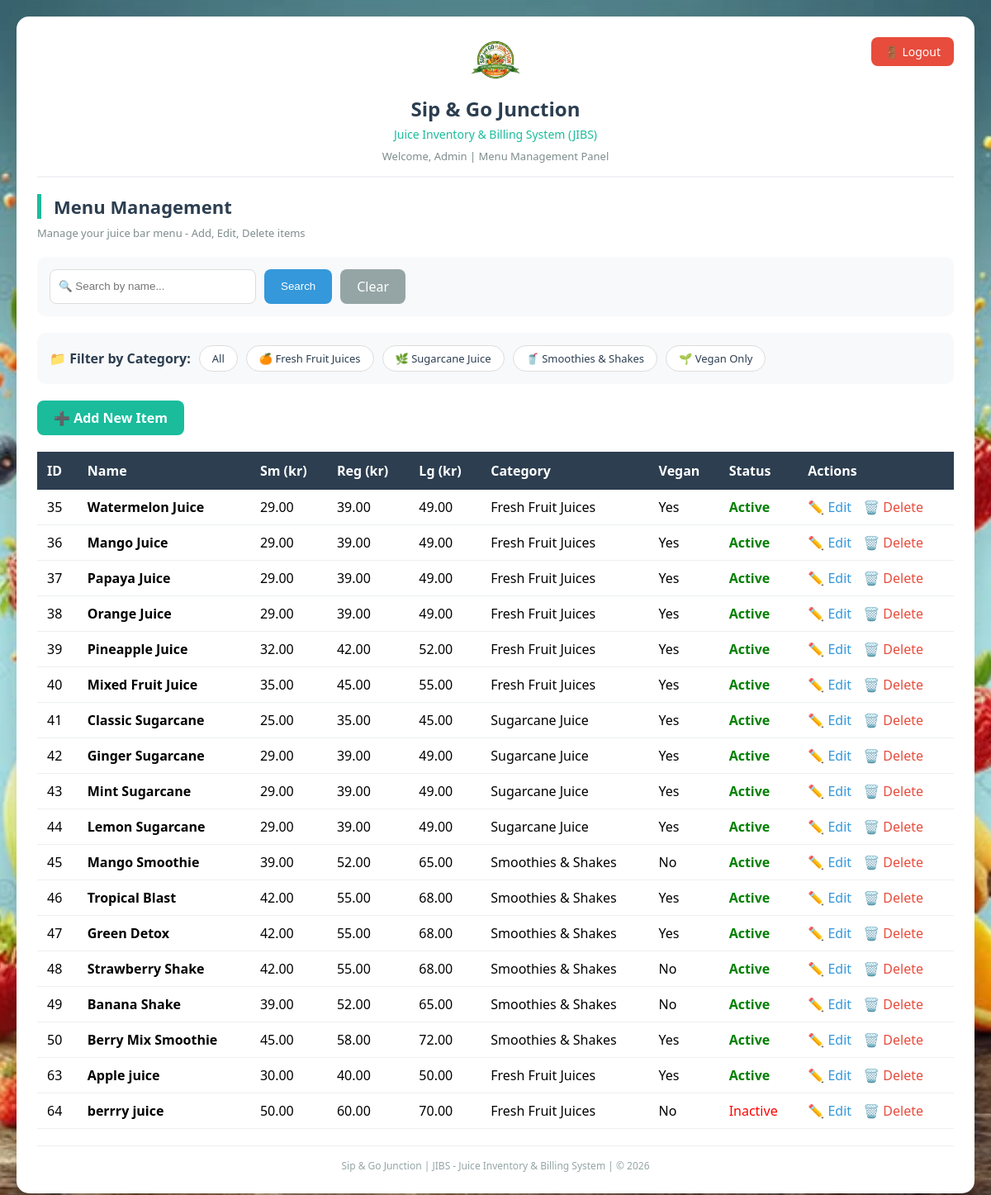
Page /admin/menu (signed in) on the committed database.
### tables this page shows
CREATE TABLE tblMenuItem (
        ItemID INTEGER PRIMARY KEY AUTOINCREMENT,
        Name TEXT NOT NULL,
        PriceSm INTEGER NOT NULL,
        PriceReg INTEGER NOT NULL,
        PriceLg INTEGER NOT NULL,
        IsVegan BOOLEAN DEFAULT TRUE,
        Category TEXT NOT NULL,
        IsActive BOOLEAN DEFAULT TRUE
    );

### menu_app.py (the view)
@app.route('/admin/menu')
@login_required
def list_menu():
    conn = get_db()
    cursor = conn.cursor()
    category = request.args.get('category')
    search = request.args.get('search')
    vegan = request.args.get('vegan')
    if category:
        cursor.execute("SELECT ItemID, Name, PriceSm, PriceReg, PriceLg, Category, IsVegan, IsActive FROM tblMenuItem WHERE Category = ?", (category,))
    elif search:
        cursor.execute("SELECT ItemID, Name, PriceSm, PriceReg, PriceLg, Category, IsVegan, IsActive FROM tblMenuItem WHERE Name LIKE ?", (f'%{search}%',))
    elif vegan:
        cursor.execute("SELECT ItemID, Name, PriceSm, PriceReg, PriceLg, Category, IsVegan, IsActive FROM tblMenuItem WHERE IsVegan = 1")
    else:
        cursor.execute("SELECT ItemID, Name, PriceSm, PriceReg, PriceLg, Category, IsVegan, IsActive FROM tblMenuItem")
    items = cursor.fetchall()
    conn.close()
    return render_template('menu_list.html', items=items)

### menu_app.py (called while the page is built)
def get_db():
    return sqlite3.connect('menu.db')

def login_required(f):
    @wraps(f)
    def wrapper(*args, **kwargs):
        if not session.get('admin_logged_in'):
            return redirect(url_for('admin_login'))
        return f(*args, **kwargs)
    return wrapper

### templates/menu_list.html (shortened to what this page needs)
<!DOCTYPE html>
<html>
<head>
</head>
<body>
    <div class="container">
        <div class="header">
            <a href="/admin/logout" class="logout-btn" onclick="return confirm('Logout from admin panel?')">🚪 Logout</a>
            <div class="logo-container">
                <img src="/static/logo.jpg" alt="Sip & Go Logo" class="logo">
            </div>
            <div class="shop-name">Sip & Go Junction</div>
            <div class="system-name">Juice Inventory & Billing System (JIBS)</div>
            <div class="welcome">Welcome, Admin | Menu Management Panel</div>
        </div>
        <h1> Menu Management</h1>
        <div class="subtitle">Manage your juice bar menu - Add, Edit, Delete items</div>
        <div class="search-box">
            <form method="GET" action="/admin/menu">
                <input type="text" name="search" placeholder="🔍 Search by name..." value="{{ request.args.get('search', '') }}">
                <button type="submit">Search</button>
                <a href="/admin/menu">Clear</a>
            </form>
        </div>
        <div class="filter">
            <strong>📁 Filter by Category:</strong>
            <a href="/admin/menu">All</a>
            <a href="/admin/menu?category=Fresh%20Fruit%20Juices">🍊 Fresh Fruit Juices</a>
            <a href="/admin/menu?category=Sugarcane%20Juice">🌿 Sugarcane Juice</a>
            <a href="/admin/menu?category=Smoothies%20%26%20Shakes">🥤 Smoothies & Shakes</a>
            <a href="/admin/menu?vegan=1">🌱 Vegan Only</a>
        </div>
        <a href="/admin/menu/add" class="add-btn">➕ Add New Item</a>
        <div class="table-wrapper">
            {% if items %}
            <table>
                <thead>
                    <tr>
                        <th>ID</th>
                        <th>Name</th>
                        <th>Sm (kr)</th>
                        <th>Reg (kr)</th>
                        <th>Lg (kr)</th>
                        <th>Category</th>
                        <th>Vegan</th>
                        <th>Status</th>
                        <th>Actions</th>
                    </tr>
                </thead>
                <tbody>
                    {% for item in items %}
                    <tr>
                        <td>{{ item[0] }}</td>
                        <td><strong>{{ item[1] }}</strong></td>
                        <td>{{ "%.2f"|format(item[2] / 100) }}</td>
                        <td>{{ "%.2f"|format(item[3] / 100) }}</td>
                        <td>{{ "%.2f"|format(item[4] / 100) }}</td>
                        <td>{{ item[5] }}</td>
                        <td>{{ "Yes" if item[6] else "No" }}</td>
                        <td class="{{ 'active' if item[7] else 'inactive' }}">{{ "Active" if item[7] else "Inactive" }}</td>
                        <td>
                            <a href="/admin/menu/edit/{{ item[0] }}" class="edit-link">✏️ Edit</a>
                            <a href="/admin/menu/delete/{{ item[0] }}" class="delete-link" onclick="return confirm('Delete this item?')">🗑️ Delete</a>
                        </td>
                    </tr>
                    {% endfor %}
                </tbody>
            </table>
            {% else %}
            <div class="empty-message">
                <p>🍹 No menu items found.</p>
                <p>Click "Add New Item" to create your first menu item.</p>
            </div>
            {% endif %}
        </div>
        <div class="footer">
            Sip & Go Junction | JIBS - Juice Inventory & Billing System | © 2026
        </div>
    </div>
</body>
</html>

### templates/menu_list.html (style rules this page uses)
* { margin: 0; padding: 0; box-sizing: border-box; }
body { font-family: 'Segoe UI', Tahoma, Geneva, Verdana, sans-serif; background-image: url('/static/menu-bg.jpg'); background-size: cover; background-attachment: fixed; background-position: center; min-height: 100vh; padding: 20px; }
.container { max-width: 1400px; margin: 0 auto; background: white; border-radius: 15px; box-shadow: 0 10px 30px rgba(0,0,0,0.2); padding: 25px; }
.logo-container { text-align: center; margin-bottom: 10px; }
.logo { max-width: 100px; height: auto; border-radius: 10px; }
.header { position: relative; text-align: center; margin-bottom: 20px; padding-bottom: 15px; border-bottom: 2px solid #f0f2f5; }
.logout-btn { position: absolute; top: 0; right: 0; background: #e74c3c; color: white; text-decoration: none; padding: 8px 16px; border-radius: 8px; font-size: 14px; }
.shop-name { font-size: 24px; font-weight: bold; color: #2c3e50; }
.system-name { font-size: 14px; color: #1abc9c; margin-top: 5px; }
.welcome { font-size: 13px; color: #7f8c8d; margin-top: 8px; }
h1 { color: #2c3e50; margin-bottom: 8px; border-left: 5px solid #1abc9c; padding-left: 15px; font-size: 22px; }
.subtitle { color: #7f8c8d; margin-bottom: 20px; font-size: 13px; }
.search-box { background: #f8f9fa; padding: 15px; border-radius: 10px; margin-bottom: 20px; }
.search-box form { display: flex; gap: 10px; flex-wrap: wrap; }
.search-box input { padding: 10px; border: 1px solid #ddd; border-radius: 8px; width: 250px; }
.search-box button { background: #3498db; color: white; border: none; padding: 10px 20px; border-radius: 8px; cursor: pointer; }
.search-box a { background: #95a5a6; color: white; text-decoration: none; padding: 10px 20px; border-radius: 8px; }
.filter { background: #f8f9fa; padding: 15px; border-radius: 10px; margin-bottom: 20px; display: flex; gap: 10px; flex-wrap: wrap; align-items: center; }
.filter strong { color: #2c3e50; }
.filter a { text-decoration: none; padding: 6px 15px; background: white; border: 1px solid #ddd; border-radius: 20px; color: #2c3e50; font-size: 13px; }
.add-btn { display: inline-block; background: #1abc9c; color: white; text-decoration: none; padding: 10px 20px; border-radius: 8px; margin-bottom: 20px; font-weight: bold; }
.table-wrapper { overflow-x: auto; }
table { width: 100%; border-collapse: collapse; background: white; }
th { background: #2c3e50; color: white; padding: 12px; text-align: left; }
td { padding: 10px 12px; border-bottom: 1px solid #ecf0f1; }
.active { color: green; font-weight: bold; }
.inactive { color: red; }
.edit-link { color: #3498db; text-decoration: none; margin-right: 10px; }
.delete-link { color: #e74c3c; text-decoration: none; }
.footer { text-align: center; margin-top: 20px; padding-top: 15px; border-top: 1px solid #ecf0f1; color: #95a5a6; font-size: 12px; }

### rows in the picture
tblMenuItem: ItemID "35", Name "Watermelon Juice", item[2]/100 "29.00", item[3]/100 "39.00", item[4]/100 "49.00", Category "Fresh Fruit Juices", IsVegan "Yes", IsActive "Active"
tblMenuItem: ItemID "36", Name "Mango Juice", item[2]/100 "29.00", item[3]/100 "39.00", item[4]/100 "49.00", Category "Fresh Fruit Juices", IsVegan "Yes", IsActive "Active"
tblMenuItem: ItemID "37", Name "Papaya Juice", item[2]/100 "29.00", item[3]/100 "39.00", item[4]/100 "49.00", Category "Fresh Fruit Juices", IsVegan "Yes", IsActive "Active"
tblMenuItem: ItemID "38", Name "Orange Juice", item[2]/100 "29.00", item[3]/100 "39.00", item[4]/100 "49.00", Category "Fresh Fruit Juices", IsVegan "Yes", IsActive "Active"
tblMenuItem: ItemID "39", Name "Pineapple Juice", item[2]/100 "32.00", item[3]/100 "42.00", item[4]/100 "52.00", Category "Fresh Fruit Juices", IsVegan "Yes", IsActive "Active"
tblMenuItem: ItemID "40", Name "Mixed Fruit Juice", item[2]/100 "35.00", item[3]/100 "45.00", item[4]/100 "55.00", Category "Fresh Fruit Juices", IsVegan "Yes", IsActive "Active"
tblMenuItem: ItemID "41", Name "Classic Sugarcane", item[2]/100 "25.00", item[3]/100 "35.00", item[4]/100 "45.00", Category "Sugarcane Juice", IsVegan "Yes", IsActive "Active"
tblMenuItem: ItemID "42", Name "Ginger Sugarcane", item[2]/100 "29.00", item[3]/100 "39.00", item[4]/100 "49.00", Category "Sugarcane Juice", IsVegan "Yes", IsActive "Active"
tblMenuItem: ItemID "43", Name "Mint Sugarcane", item[2]/100 "29.00", item[3]/100 "39.00", item[4]/100 "49.00", Category "Sugarcane Juice", IsVegan "Yes", IsActive "Active"
tblMenuItem: ItemID "44", Name "Lemon Sugarcane", item[2]/100 "29.00", item[3]/100 "39.00", item[4]/100 "49.00", Category "Sugarcane Juice", IsVegan "Yes", IsActive "Active"
tblMenuItem: ItemID "45", Name "Mango Smoothie", item[2]/100 "39.00", item[3]/100 "52.00", item[4]/100 "65.00", Category "Smoothies & Shakes", IsVegan "No", IsActive "Active"
tblMenuItem: ItemID "46", Name "Tropical Blast", item[2]/100 "42.00", item[3]/100 "55.00", item[4]/100 "68.00", Category "Smoothies & Shakes", IsVegan "Yes", IsActive "Active"
tblMenuItem: ItemID "47", Name "Green Detox", item[2]/100 "42.00", item[3]/100 "55.00", item[4]/100 "68.00", Category "Smoothies & Shakes", IsVegan "Yes", IsActive "Active"
tblMenuItem: ItemID "48", Name "Strawberry Shake", item[2]/100 "42.00", item[3]/100 "55.00", item[4]/100 "68.00", Category "Smoothies & Shakes", IsVegan "No", IsActive "Active"
tblMenuItem: ItemID "49", Name "Banana Shake", item[2]/100 "39.00", item[3]/100 "52.00", item[4]/100 "65.00", Category "Smoothies & Shakes", IsVegan "No", IsActive "Active"
tblMenuItem: ItemID "50", Name "Berry Mix Smoothie", item[2]/100 "45.00", item[3]/100 "58.00", item[4]/100 "72.00", Category "Smoothies & Shakes", IsVegan "Yes", IsActive "Active"
tblMenuItem: ItemID "63", Name "Apple juice", item[2]/100 "30.00", item[3]/100 "40.00", item[4]/100 "50.00", Category "Fresh Fruit Juices", IsVegan "Yes", IsActive "Active"
tblMenuItem: ItemID "64", Name "berrry juice", item[2]/100 "50.00", item[3]/100 "60.00", item[4]/100 "70.00", Category "Fresh Fruit Juices", IsVegan "No", IsActive "Inactive"
